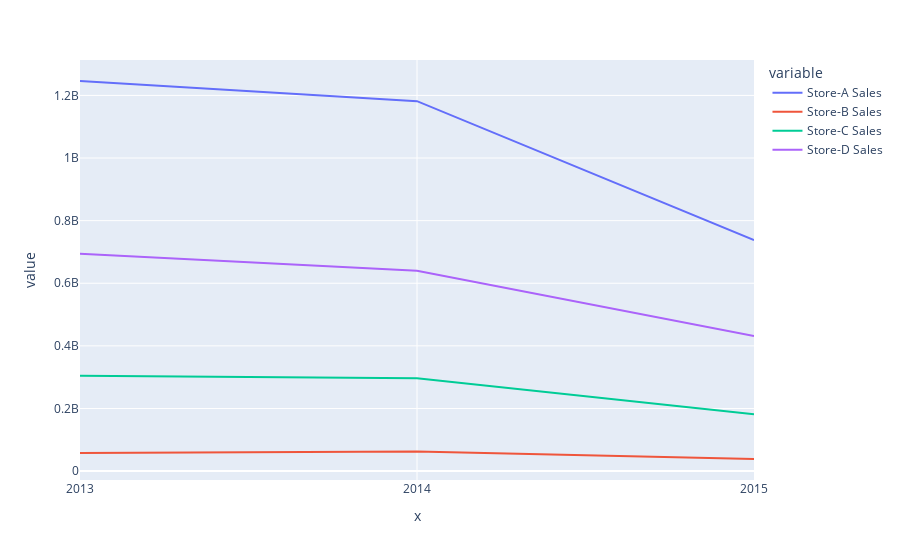

Source (notebook cell):
### Code cell
store_a = merged_df[merged_df["StoreType"] == "a"]
store_b = merged_df[merged_df["StoreType"] == "b"]
store_c = merged_df[merged_df["StoreType"] == "c"]
store_d = merged_df[merged_df["StoreType"] == "d"]


store_a_month_agg = store_a.groupby("Year").agg({"Sales": "sum"}).rename(columns={"Sales": "Store-A Sales"})
store_b_month_agg = store_b.groupby("Year").agg({"Sales": "sum"}).rename(columns={"Sales": "Store-B Sales"})
store_c_month_agg = store_c.groupby("Year").agg({"Sales": "sum"}).rename(columns={"Sales": "Store-C Sales"})
store_d_month_agg = store_d.groupby("Year").agg({"Sales": "sum"}).rename(columns={"Sales": "Store-D Sales"})

store_sales_month = pd.merge(store_a_month_agg, store_b_month_agg, on="Year")
store_sales_month = pd.merge(store_sales_month, store_c_month_agg, on="Year")
store_sales_month = pd.merge(store_sales_month, store_d_month_agg, on="Year")
display(store_sales_month)

fig = px.line(store_sales_month, x=store_sales_month.index.astype("str"), y=["Store-A Sales", "Store-B Sales",
                                                              "Store-C Sales", "Store-D Sales"])
fig.show()

### Figure 1 — Plotly figure (JSON) as saved in the notebook; plotly's stock layout.template omitted (floating-point values rounded to 4 significant figures)
{"data": [{"hovertemplate": "variable=Store-A Sales<br>x=%{x}<br>value=%{y}<extra></extra>", "legendgroup": "Store-A Sales", "line": {"color": "#636efa", "dash": "solid"}, "mode": "lines", "name": "Store-A Sales", "orientation": "v", "showlegend": true, "type": "scatter", "x": ["2013", "2014", "2015"], "xaxis": "x", "y": [1246063027, 1181741424, 737530408], "yaxis": "y"}, {"hovertemplate": "variable=Store-B Sales<br>x=%{x}<br>value=%{y}<extra></extra>", "legendgroup": "Store-B Sales", "line": {"color": "#EF553B", "dash": "solid"}, "mode": "lines", "name": "Store-B Sales", "orientation": "v", "showlegend": true, "type": "scatter", "x": ["2013", "2014", "2015"], "xaxis": "x", "y": [57966559, 62615162, 38649674], "yaxis": "y"}, {"hovertemplate": "variable=Store-C Sales<br>x=%{x}<br>value=%{y}<extra></extra>", "legendgroup": "Store-C Sales", "line": {"color": "#00cc96", "dash": "solid"}, "mode": "lines", "name": "Store-C Sales", "orientation": "v", "showlegend": true, "type": "scatter", "x": ["2013", "2014", "2015"], "xaxis": "x", "y": [304755298, 296773142, 181692986], "yaxis": "y"}, {"hovertemplate": "variable=Store-D Sales<br>x=%{x}<br>value=%{y}<extra></extra>", "legendgroup": "Store-D Sales", "line": {"color": "#ab63fa", "dash": "solid"}, "mode": "lines", "name": "Store-D Sales", "orientation": "v", "showlegend": true, "type": "scatter", "x": ["2013", "2014", "2015"], "xaxis": "x", "y": [694091200, 639675168, 431626575], "yaxis": "y"}], "layout": {"legend": {"title": {"text": "variable"}, "tracegroupgap": 0}, "margin": {"t": 60}, "xaxis": {"anchor": "y", "domain": [0, 1], "title": {"text": "x"}}, "yaxis": {"anchor": "x", "domain": [0, 1], "title": {"text": "value"}}}}
